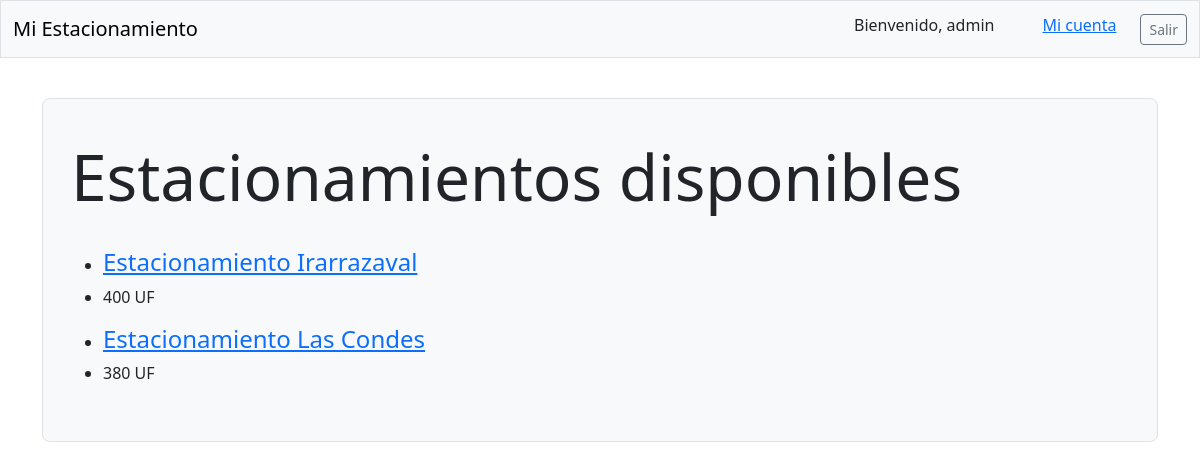
The app's page / (signed in), older data.
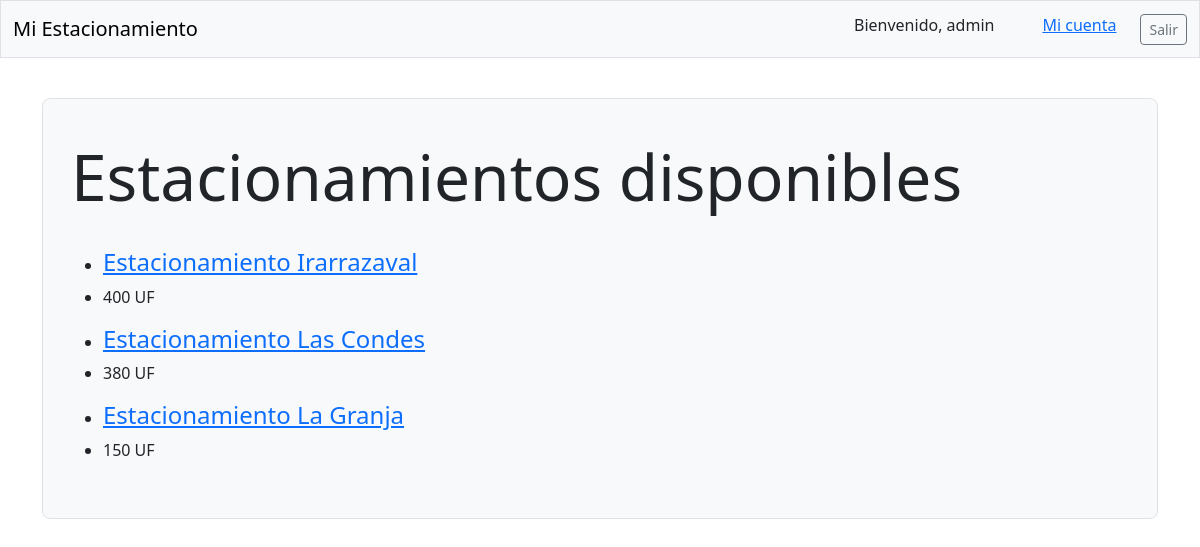
The same page, newer data.
### mi_est_app/models.py (models this page shows, shortened)
class EnArriendo(models.Model):
    titulo = models.CharField(max_length=128)
    precio = models.CharField(max_length=100)
    fecha = models.DateTimeField(auto_now_add=True)
    tipo = models.CharField(max_length=128)
    desc = models.TextField()
    ancho = models.CharField(max_length=100)
    largo = models.CharField(max_length=100)
    owner = models.ForeignKey(User, on_delete=models.CASCADE)

### mi_est_app/views.py (the view)
# urls.py: path('', views.index, name='index'),
def index(request):
    estacionamientos = EnArriendo.objects.all()
    return render(request, 'mi_est_app/index.html', {'estacionamientos': estacionamientos})

### mi_est_app/templates/mi_est_app/index.html (shortened to what this page needs)
{% extends 'mi_est_app/base.html' %}
{% block content %}
{% if user.is_authenticated %}
    <div class="p-3 mb-4 bg-light border rounded-3">
        <div class="container-fluid py-4">
            <h2 class="display-3">Estacionamientos disponibles</h2>
            <br>
            <div>
                {% for est in estacionamientos %}
                <ul>
                    <li><h4><a href="{% url 'mi_est_app:ver_estacionamiento' est.id %}">{{ est.titulo }}</a></h4></li>
                    <li>{{ est.precio }}</li>
                </ul>
                {% endfor %}
            </div>
        </div>
    </div>
{% endif %}
{% endblock content %}

Row changes from the older to the newer data that the page shows:
added EnArriendo: titulo "Estacionamiento La Granja", precio "150 UF"
